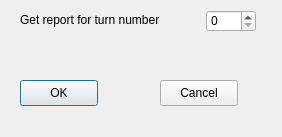
<?xml version="1.0" encoding="UTF-8"?>
<ui version="4.0">
 <class>Dialog</class>
 <widget class="QDialog" name="Dialog">
  <property name="geometry">
   <rect>
    <x>0</x>
    <y>0</y>
    <width>282</width>
    <height>137</height>
   </rect>
  </property>
  <property name="windowTitle">
   <string>Dialog</string>
  </property>
  <widget class="QSpinBox" name="spinBox">
   <property name="geometry">
    <rect>
     <x>206</x>
     <y>10</y>
     <width>50</width>
     <height>22</height>
    </rect>
   </property>
  </widget>
  <widget class="QLabel" name="label">
   <property name="geometry">
    <rect>
     <x>20</x>
     <y>10</y>
     <width>161</width>
     <height>20</height>
    </rect>
   </property>
   <property name="text">
    <string>Get report for turn number</string>
   </property>
  </widget>
  <widget class="QPushButton" name="okButton">
   <property name="geometry">
    <rect>
     <x>20</x>
     <y>80</y>
     <width>78</width>
     <height>26</height>
    </rect>
   </property>
   <property name="text">
    <string>OK</string>
   </property>
  </widget>
  <widget class="QPushButton" name="cancelButton">
   <property name="geometry">
    <rect>
     <x>160</x>
     <y>80</y>
     <width>78</width>
     <height>26</height>
    </rect>
   </property>
   <property name="text">
    <string>Cancel</string>
   </property>
  </widget>
 </widget>
 <resources/>
 <connections/>
</ui>
